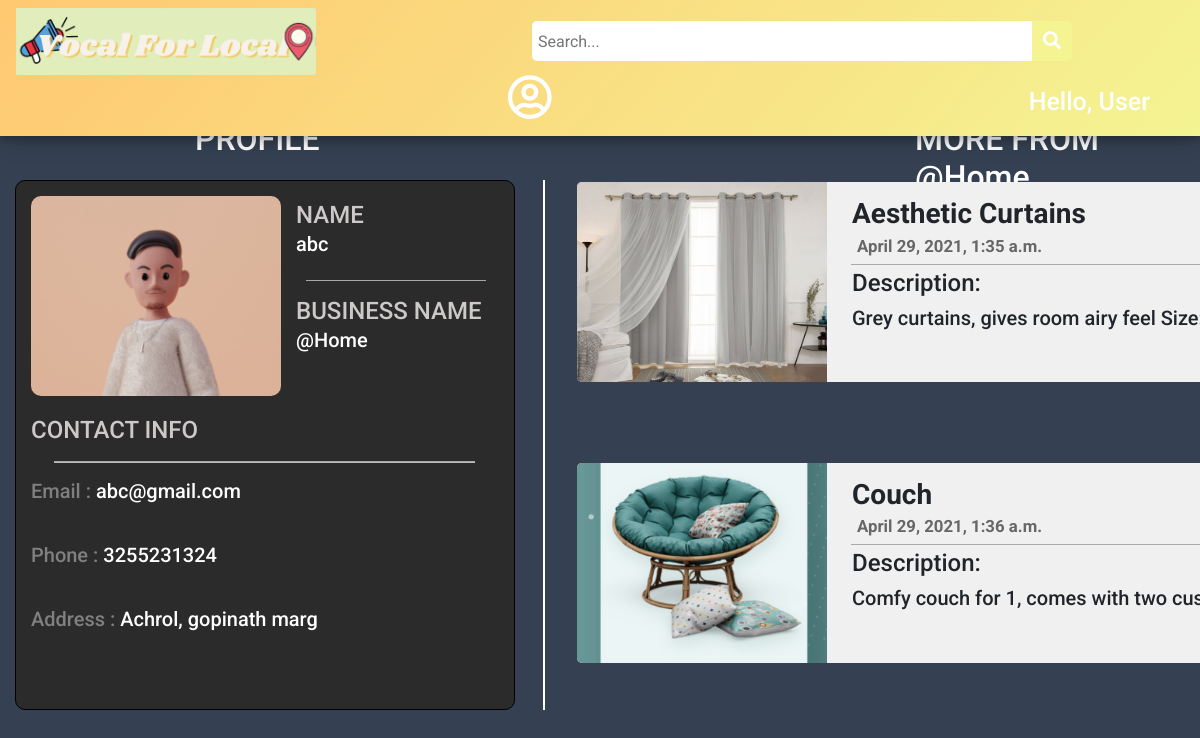
The page /@Home on the database its author committed.
### main/models.py (models this page shows)
class Customer(models.Model):
    id = models.IntegerField(primary_key=True, null=False)
    name = models.CharField(max_length=100, null=True)
    phone = models.CharField(max_length=10, null=True)
    email = models.CharField(max_length=50, null=True)
    state = models.CharField(max_length=20, null=True)
    postal_code = models.IntegerField(null=True)
    city = models.CharField(max_length=20, null=True)
    address = models.CharField(max_length=100, null=True)
    business_name = models.CharField(max_length=50,null=True)
    date_created = models.DateTimeField(auto_now_add=True, null=True)
    def __str__(self):
	    return self.name

class Post(models.Model):
    p_id = models.IntegerField(primary_key=True, null=False)
    name = models.CharField(max_length=50,null=True)
    description = models.CharField(max_length=1000, null=True)
    photo = models.ImageField(upload_to="images/",null=True,verbose_name="")
    owner = models.ForeignKey(Customer, null=True, on_delete= models.CASCADE)
    date_created = models.DateTimeField(auto_now_add=True, null=True)
    category = models.CharField(max_length=100, null=True)
    availability = models.CharField(max_length=20, null=True)
    location = models.CharField(max_length=50, null=True)
    business_name = models.CharField(max_length=50,null=True)
    price = models.IntegerField(null=True)
    def __str__(self):
	    return self.name
    @property
    def imageURL(self):
        try:
            url = self.photo.url
        except :
            url = ''
        return url

### main/views.py (the view)
# urls.py: path('<str:business>',views.viewProfile,name="viewProfile"),
def viewProfile(request,business):
	try:
		c = Customer.objects.get(business_name = business)
	except Customer.DoesNotExist:
		raise Http404("No such Business is currently registered with VFL.")
	posts = Post.objects.filter(owner = c)
	print(c)
	print(posts)
	context = {"c":c,"posts":posts}
	return render(request,'main/viewProfile.html',context)

### main/templates/main/viewProfile.html (shortened to what this page needs)
{% load static %}
<!DOCTYPE html>
<html lang="en">
<head>
    <link rel="stylesheet" href="https://use.fontawesome.com/releases/v5.6.1/css/all.css"
 />
    <link rel="stylesheet" href="https://cdn.jsdelivr.net/npm/bootstrap@4.6.0/dist/css/bootstrap.min.css">
    <link rel="stylesheet" href="{%static '/css/viewProfile.css' %}">
</head>
<body style="background-color: rgb(53, 65, 82);">
    <div class="topnav">
        <a class="active" href="{% url 'home' %}">
          <img id="logo" src="{% static 'images/logo_final.png' %}" alt="VocalForLocal" />
        </a>
        <div class="search">
          <input type="text" placeholder=" Search..." name="key" id="search-placeholder" />
          <button id="srch" type="submit" onclick="validatePlaceHolder(this)">
            <i class="fa fa-search" style="font-size: 18px"> </i>
          </button>
        </div>
        <span class="hello-msg">
          Hello, {% if user.is_authenticated %} {{request.user}} {% else %} User
          {% endif %}
        </span>
        <a class="nav-link dropdown-toggle" href="#" id="navbarDropdown" role="button" data-bs-toggle="dropdown" aria-expanded="false"          style="margin-left: 160px;">
          <i class="far fa-user-circle" style="color:white; font-size: 45px;"></i>
        </a>
      </div>
      <div class="container-fluid">
          <h2 id="heading">
              PROFILE
          </h2>
          <div id="profile-container">
              <div id="profileinfo">
                <div id="icon">
                    <img id="profile-logo" src="{% static 'images/profile_icon1.PNG' %}" alt="profile-logo">
                </div>
                <div id="details">
                    <h4 style="margin-bottom: 2px; color: rgb(206, 201, 201);">
                        NAME
                    </h4>
                    <h5>
                        {{c.name}}
                    </h5>
                    <hr style="width:90%; background-color: rgb(189, 186, 186);">
                    <h4 style="margin-bottom: 2px; color: rgb(206, 201, 201);">
                        BUSINESS NAME
                    </h4>
                    <h5>
                        {{c.business_name}}
                    </h5>
                </div>
                <div id="contact">
                    <h4 style="color: rgb(206, 201, 201); margin-bottom: 3px;">
                        CONTACT INFO
                    </h4>
                    <hr style="width:90%; background-color: rgb(189, 186, 186);height: 1px;">
                    <h5>
                        <h5 style="color: grey;">Email : <span style="color: white;">{{c.email}}</span></h5>
                    </h5>
                    <br>
                    <h5>
                        <h5 style="color: grey;">Phone : <span style="color: white">{{c.phone}}</span></h5>
                    </h5>
                    <br>
                    <h5>
                        <h5 style="color: grey;">Address : <span style="color: white">{{c.address}}</span></h5>
                    </h5>
                </div>
              </div>
          </div>
          <h2 id="heading1">
            MORE FROM {{c.business_name}}
          </h2>
          <div id="card">
            {% for p in posts %}
            <div class="card-individual">
                <div id="card-info">
                  <a href="{% url 'viewPost' business=p.business_name name=p.name %}" style="text-decoration: none;"><img src="{{p.imageURL}}" alt="" style="width: 250px;height: 200px; background-position: center; background-size: cover; background-repeat: no-repeat; border-bottom-left-radius: 5px; border-top-left-radius: 5px; ">
                  </a>
                </div>
                <div id="product-info">
                    <h3 style="margin-left: 5px;font-weight: bold;">
                        {{p.name}}<span class="price" style = "float: right; margin-right: 50px;">&#8377;{{p.price}}</span>
                        <p style="font-size:0.6em; color: rgb(104, 102, 102); margin: 5px;">{{p.date_created}}</p>
                    </h3>
                    <hr style="width:95%; margin: 4px 4px; background-color: rgb(190, 189, 189);">
                    <h4 style="margin-left: 5px;">
                        Description:
                        <h5 style="overflow-y: scroll; margin-left: 5px; height: 70px;">
                            {{p.description}}
                        </h5>
                    </h4>
                </div>
            </div>
            {% endfor %}
          </div>
      </div>
</body>
</html>

### static/css/viewProfile.css (style rules this page uses)
body { font-family: 'Roboto',sans-serif ; }
.hello-msg { position: relative; float: right; font: verdana; font-weight: 500; font-size: 25px; color: #fff; margin-right: 50px; margin-top: 22px; text-align: center; }
.topnav { background: linear-gradient(311deg, #f4f493, #ffc871); overflow: visible; box-shadow: 0 4px 8px 0 rgba(0, 0, 0, 0.2), 0 6px 20px 0 rgba(0, 0, 0, 0.19); position: fixed; top: 0; width: 100%; z-index: 3; }
.topnav a { float: left; padding: 14px 16px; text-decoration: none; font-size: 17px; }
.topnav a.active { color: rgb(255, 102, 0); text-shadow: 2px 2px 7px #ebab4a; transition: all 0.8s; border-radius: 10px; }
.search input[type="text"] { width: 500px; height: 40px; border-top-left-radius: 5px; border-bottom-left-radius: 5px; border: none; margin-top: 20px; background-color: #ffff; }
.search { float: left; margin-left: 200px; margin-top: 1px; }
#srch { transition: all 0.5s; }
.search button { height: 40px; width: 40px; background-color: #f4f493; color: #ffff; border-top-right-radius: 5px; border-bottom-right-radius: 5px; float: right; margin-top: 20px; padding: 5px 10px; margin-right: 16px; font-size: 12px; border: none; cursor: pointer; }
#logo { width: 300px; height: 100%; overflow: hidden; margin-top: -6px; }
.dropdown-toggle::after { display: none; }
.dropdown-toggle { transition: all 0.8s; }
#profile-container { position: fixed; margin-top:180px; width: 530px; height: 530px; border-right: solid 2px white; }
#profileinfo { background-color: #2c2b2b; position: fixed; width: 500px; height: 530px; border-radius: 10px; padding:15px; border: solid 0.5px black; transition: all 0.5s; }
#heading { position:fixed; color: white; margin-left: 180px; margin-top: 120px; }
#heading1 { position:fixed; color: white; margin-left: 900px; margin-top: 120px; }
#card { position: fixed; margin-left: 550px; margin-top: 180px; width: 950px; height: 100%; background-color: none; border-radius: 5px; padding: 2px; display: flex; flex-direction: row; flex-wrap: wrap; overflow-y: auto; }
.card-individual { position: relative; background-color: rgb(240, 240, 240) ; margin-bottom: 15px; margin-left: 10px; width: 940px; height: 200px; border-radius: 7px; transition: all 0.5s; }
.card-individual:last-child { margin-bottom: 250px; }
#icon { width: 250px; height: 200px; position: absolute; }
#profile-logo { width: 250px; height: 200px; background-position: center; background-size: cover; background-repeat: no-repeat; border-radius: 10px; }
#details { padding: 5px; width: 210px; height: 200px; position: absolute; margin-left: 260px; display: flex; flex-direction: column; flex-wrap: wrap; color: white; }
#contact { position: absolute; margin-top: 220px; color: white; width: 467px; height: 110px; }
#card-info { width: 250px; height: 200px; background-color: blanchedalmond; position: absolute; border-radius: 5px; }
#product-info { width: 650px; height: 170px; position: absolute; margin-left: 270px; margin-top: 15px; }

### rows shown on the page
Customer: name "abc", business_name "@Home", email "abc@gmail.com", phone "3255231324", address "Achrol, gopinath marg"
Post: imageURL (picture), name "Aesthetic Curtains", date_created "April 29, 2021, 1:35 a.m.", description "Grey curtains, gives room airy feel…"
Post: imageURL (picture), name "Couch", date_created "April 29, 2021, 1:36 a.m.", description "Comfy couch for 1, comes with two…"
